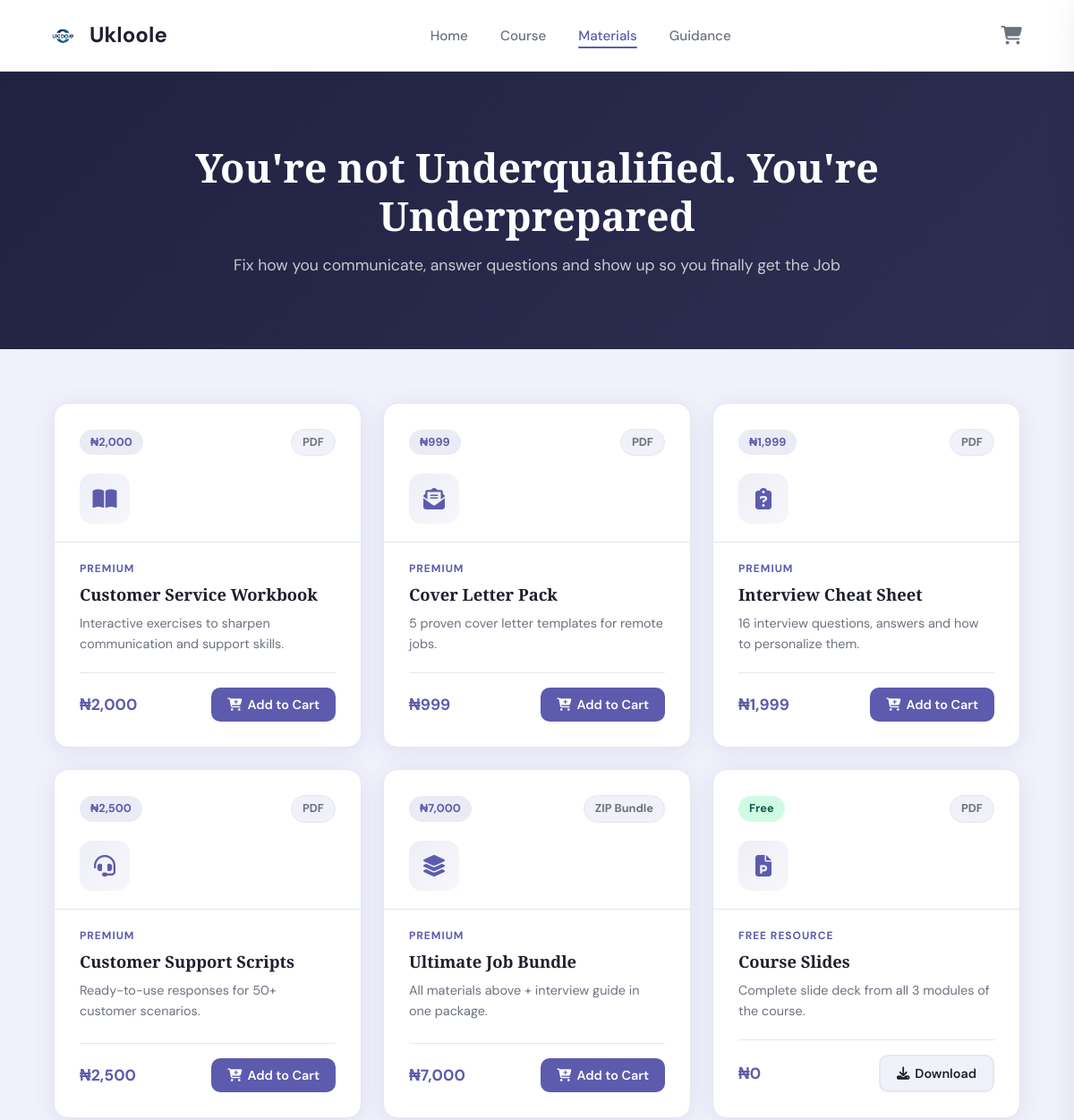
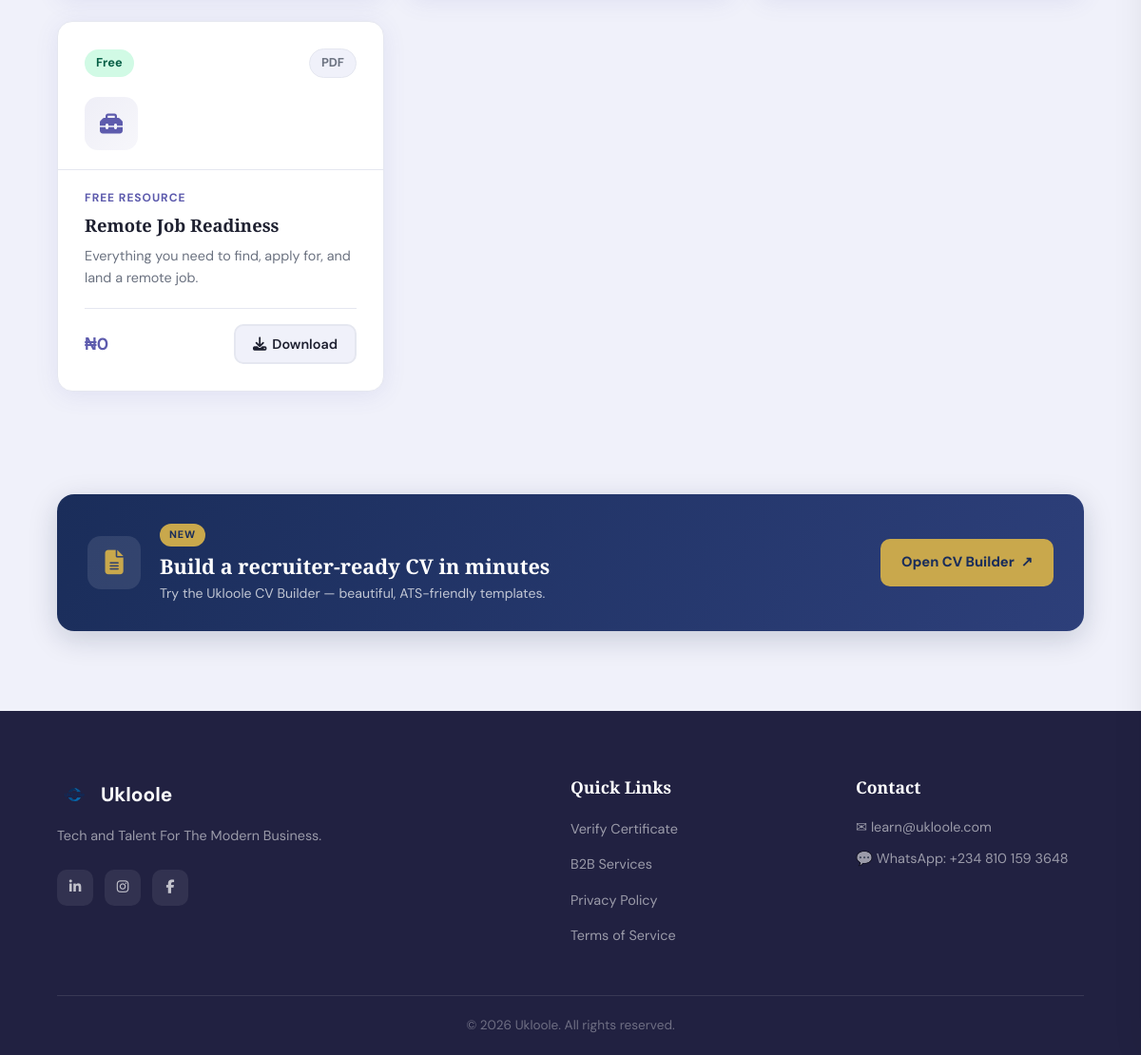
The app's page /resources.php with its own data (2 pictures, top to bottom).
### tables this page shows
CREATE TABLE IF NOT EXISTS resources (
  id          INT UNSIGNED AUTO_INCREMENT PRIMARY KEY,
  name        VARCHAR(200)  NOT NULL,
  description TEXT          NOT NULL DEFAULT '',
  price       DECIMAL(10,2) NOT NULL DEFAULT 0.00,
  type        ENUM('paid','free') NOT NULL DEFAULT 'paid',
  file_key    VARCHAR(300)  NOT NULL DEFAULT '',
  is_active   TINYINT       NOT NULL DEFAULT 1,
  sort_order  SMALLINT      NOT NULL DEFAULT 0,
  created_at  TIMESTAMP     DEFAULT CURRENT_TIMESTAMP,
  INDEX idx_type (type),
  INDEX idx_active (is_active)
);

### resources.php (the view, shortened to what this page needs)
<?php
$resources_from_db = [];
$db_ok = false;
$db_host = getenv('DB_HOST') ?: 'localhost';
$db_user = getenv('DB_USER') ?: 'ukloolec_lbuser';
$db_pass = getenv('DB_PASS') ?: 'Admin4ukloole';
$db_name = getenv('DB_NAME') ?: 'ukloolec_learninghub';
$conn = @new mysqli($db_host, $db_user, $db_pass, $db_name);
if (!$conn->connect_error) {
    $conn->set_charset('utf8mb4');
    $db_ok = true;
    $q = $conn->query("SELECT * FROM resources WHERE is_active=1 ORDER BY sort_order ASC, created_at ASC");
    while ($r = $q->fetch_assoc()) {
        $resources_from_db[] = $r;
    }
}
function resource_icon($name) {
    $name = strtolower($name);
    if (strpos($name,'slide')!==false || strpos($name,'course')!==false) return 'fa-file-powerpoint';
    if (strpos($name,'workbook')!==false) return 'fa-book-open';
    if (strpos($name,'cover letter')!==false) return 'fa-envelope-open-text';
    if (strpos($name,'interview')!==false) return 'fa-clipboard-question';
    if (strpos($name,'script')!==false || strpos($name,'support')!==false) return 'fa-headset';
    if (strpos($name,'bundle')!==false || strpos($name,'toolkit')!==false) return 'fa-layer-group';
    if (strpos($name,'job')!==false || strpos($name,'remote')!==false) return 'fa-toolbox';
    return 'fa-file-pdf';
}
function resource_type_label($name) {
    $name = strtolower($name);
    if (strpos($name,'bundle')!==false || strpos($name,'zip')!==false) return 'ZIP Bundle';
    return 'PDF';
}
?>
<!DOCTYPE html>
<html lang="en">
<head>
  <link rel="stylesheet" href="/style.css">
  <link rel="stylesheet" href="https://cdnjs.cloudflare.com/ajax/libs/font-awesome/6.5.0/css/all.min.css">
</head>
<body class="has-cart">
  <nav class="navbar">
    <div class="container">
      <a href="/" class="navbar-brand">
        <img src="/logo.png" alt="Ukloole Logo">
        <span>Ukloole</span>
      </a>
      <ul class="nav-links">
        <li><a href="/">Home</a></li>
        <li><a href="/courses">Course</a></li>
        <li><a href="/resources" class="active">Materials</a></li>
        <li><a href="/community">Guidance</a></li>
      </ul>
      <div class="nav-actions">
        <button class="cart-btn" onclick="toggleCart()">
          <i class="fas fa-shopping-cart"></i>
        </button>
      </div>
    </div>
  </nav>
  <section class="page-header">
    <div class="container">
      <h1>You're not Underqualified. You're Underprepared</h1>
      <p>Fix how you communicate, answer questions and show up so you finally get the Job</p>
    </div>
  </section>
  <section>
    <div class="container">
      <div class="resource-grid">
        <?php if ($db_ok && !empty($resources_from_db)): ?>
          <?php foreach ($resources_from_db as $r): ?>
          <?php
              $is_gpt    = ($r['type'] ?? '') === 'gpt';
              $icon      = $is_gpt ? 'fa-robot' : resource_icon($r['name']);
              $type_lbl  = $is_gpt ? 'GPT' : resource_type_label($r['name']);
              $is_free   = $r['type'] === 'free' || (!$is_gpt && floatval($r['price']) == 0);
              $cart_id   = strtolower(preg_replace('/[^a-z0-9]/i','-',$r['name']));
              $cart_id   = preg_replace('/-+/','-',trim($cart_id,'-'));
            ?>
            <div class="resource-card">
              <div class="resource-card-top">
                <div class="resource-badges">
                  <?php if ($is_gpt): ?>
                      <span class="badge badge-free" style="background:rgba(124,58,237,.15);color:#7c3aed;">GPT</span>
                      <?php if (floatval($r['price']) > 0): ?>
                        <span class="badge badge-paid">&#8358;<?= number_format($r['price']) ?></span>
                      <?php else: ?>
                        <span class="badge badge-free">Free</span>
                      <?php endif; ?>
                    <?php else: ?>
                      <?php if ($is_free): ?>
                        <span class="badge badge-free">Free</span>
                      <?php else: ?>
                        <span class="badge badge-paid">&#8358;<?= number_format($r['price']) ?></span>
                      <?php endif; ?>
                      <?php if (!empty($r['file_type'])): ?>
                      <span class="badge badge-type" style="text-transform:uppercase;"><?= htmlspecialchars(strtoupper($r['file_type'])) ?></span>
                    <?php else: ?>
                      <span class="badge badge-type"><?= htmlspecialchars($type_lbl) ?></span>
                    <?php endif; ?>
                    <?php endif; ?>
                </div>
                <div class="resource-icon"<?= $is_gpt ? ' style="color:#7c3aed"' : '' ?>><i class="fas <?= $icon ?>"></i></div>
              </div>
              <div class="resource-card-bottom">
                <span class="resource-tag"><?= $is_gpt ? 'GPT Tool' : ($is_free ? 'Free Resource' : 'Premium') ?></span>
                <h3><?= htmlspecialchars($r['name']) ?></h3>
                <p><?= htmlspecialchars($r['description'] ?: 'Practical resource to advance your career.') ?></p>
                <div class="resource-footer">
                  <?php if ($is_gpt && floatval($r['price']) == 0): ?>
                    <span class="resource-price">Free</span>
                    <a class="btn-download" href="<?= htmlspecialchars($r['file_key']) ?>" target="_blank" rel="noopener" style="background:#7c3aed;text-decoration:none;display:inline-flex;align-items:center;gap:6px;">
                      <i class="fas fa-external-link-alt"></i> Use GPT
                    </a>
                  <?php elseif ($is_free): ?>
                    <span class="resource-price">&#8358;0</span>
                    <button class="btn-download" onclick="downloadFree('<?= htmlspecialchars($r['file_key']) ?>')">
                      <i class="fas fa-download"></i> Download
                    </button>
                  <?php else: ?>
                    <div class="resource-price-wrap">
                      <span class="resource-price">&#8358;<?= number_format($r['price']) ?></span>
                    </div>
                    <button class="btn-add-cart" id="cart-btn-<?= $cart_id ?>"
                      onclick="addToCart('<?= $cart_id ?>','<?= addslashes($r['name']) ?>',<?= intval($r['price']) ?>)">
                      <i class="fas fa-cart-plus"></i> Add to Cart
                    </button>
                  <?php endif; ?>
                </div>
              </div>
            </div>
          <?php endforeach; ?>
        <?php endif; ?>
      </div>
    </div>
  </section>
  <section style="padding:48px 0 24px;">
    <div class="container">
      <a href="https://www.ukloole.com/cv-builder-app" target="_blank" rel="noopener" class="cv-teaser-link">
        <div class="cv-teaser">
          <div class="cv-teaser-icon"><i class="fas fa-file-alt"></i></div>
          <div class="cv-teaser-body">
            <span class="cv-teaser-badge">NEW</span>
            <h3>Build a recruiter-ready CV in minutes</h3>
            <p>Try the Ukloole CV Builder &mdash; beautiful, ATS-friendly templates.</p>
          </div>
          <div class="cv-teaser-cta">Open CV Builder &nbsp;&#8599;</div>
        </div>
      </a>
    </div>
  </section>
  <footer class="footer">
    <div class="container">
      <div class="footer-grid">
        <div>
          <div class="footer-brand"><img src="/logo.png" alt="Ukloole Logo"><span>Ukloole</span></div>
          <p class="footer-tagline">Tech and Talent For The Modern Business.</p>
          <div class="social-links">
            <a href="https://www.linkedin.com/company/ukloole/" class="social-link"><i class="fab fa-linkedin-in"></i></a>
            <a href="https://www.instagram.com/ukloole/" class="social-link"><i class="fab fa-instagram"></i></a>
            <a href="https://www.facebook.com/ukloole" class="social-link"><i class="fab fa-facebook-f"></i></a>
          </div>
        </div>
        <div>
          <h4 class="footer-title">Quick Links</h4>
          <ul class="footer-links">
            <li><a href="/verify">Verify Certificate</a></li>
            <li><a href="https://www.ukloole.com" target="_blank">B2B Services</a></li>
            <li><a href="privacy.html">Privacy Policy</a></li>
            <li><a href="terms.html">Terms of Service</a></li>
          </ul>
        </div>
        <div>
          <h4 class="footer-title">Contact</h4>
          <div class="footer-contact">
            <a href="mailto:learn@ukloole.com">&#9993; learn@ukloole.com</a>
            <a href="https://wa.me/message/IQZ6JVHJGNETE1">&#128172; WhatsApp: +234 810 159 3648</a>
          </div>
        </div>
      </div>
      <div class="footer-bottom">&copy; 2026 Ukloole. All rights reserved.</div>
    </div>
  </footer>
</body>
</html>

### resources.php (style rules this page uses)
.resource-price-wrap { display:flex; align-items:center; gap:7px; flex-wrap:wrap; }
.cv-teaser-link { text-decoration:none; display:block; }
.cv-teaser { display:flex; align-items:center; gap:20px; background:linear-gradient(120deg,#1A2D5A 0%,#2d3f7a 100%); border-radius:18px; padding:28px 32px; box-shadow:0 8px 30px rgba(13,27,62,.18); transition:transform .18s,box-shadow .18s; }
.cv-teaser-icon { flex-shrink:0; width:56px; height:56px; background:rgba(255,255,255,.1); border-radius:14px; display:flex; align-items:center; justify-content:center; font-size:1.6rem; color:#C9A84C; }
.cv-teaser-body { flex:1; min-width:0; }
.cv-teaser-badge { display:inline-block; background:#C9A84C; color:#1A2D5A; font-size:.68rem; font-weight:800; letter-spacing:.08em; padding:3px 10px; border-radius:50px; margin-bottom:8px; text-transform:uppercase; }
.cv-teaser-body h3 { font-family:'EB Garamond',serif; font-size:1.35rem; color:#fff; margin:0 0 6px; }
.cv-teaser-body p { color:rgba(255,255,255,.72); font-size:.88rem; margin:0; line-height:1.5; }
.cv-teaser-cta { flex-shrink:0; background:#C9A84C; color:#1A2D5A; font-weight:800; font-size:.92rem; padding:13px 22px; border-radius:10px; white-space:nowrap; transition:background .15s; }

### records on screen
resources: price "2,000", type_lbl "PDF", shows "PREMIUM", name "Customer Service Workbook", description "Interactive exercises to sharpen communication and support skills."
resources: price "999", type_lbl "PDF", shows "PREMIUM", name "Cover Letter Pack", description "5 proven cover letter templates for remote jobs."
resources: price "1,999", type_lbl "PDF", shows "PREMIUM", name "Interview Cheat Sheet", description "16 interview questions, answers and how to personalize them."
resources: price "2,500", type_lbl "PDF", shows "PREMIUM", name "Customer Support Scripts", description "Ready-to-use responses for 50+ customer scenarios."
resources: price "7,000", type_lbl "ZIP Bundle", shows "PREMIUM", name "Ultimate Job Bundle", description "All materials above + interview guide in one package."
resources: shows "Free", type_lbl "PDF", shows "FREE RESOURCE", name "Course Slides", description "Complete slide deck from all 3 modules of the course."
resources: shows "Free", type_lbl "PDF", shows "FREE RESOURCE", name "Remote Job Readiness", description "Everything you need to find, apply for, and land a remote job."
